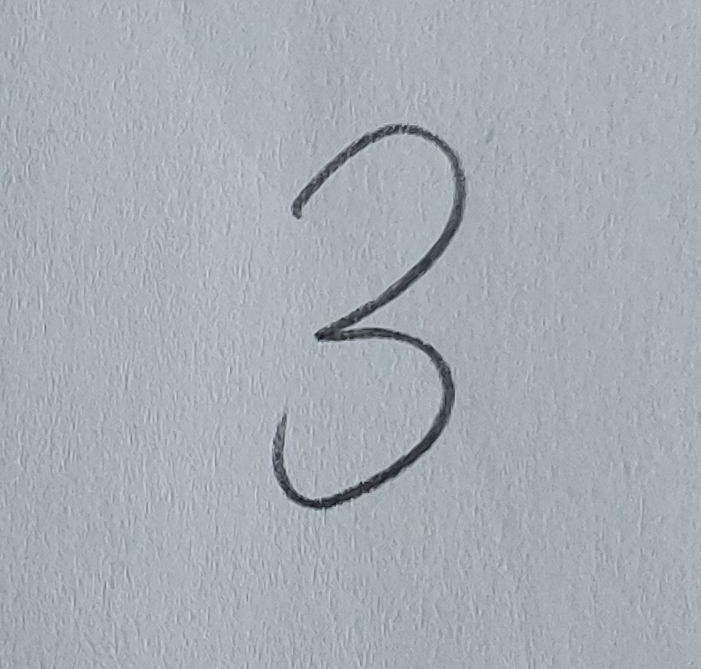
#> input picture bilder/3.png, 701 x 669 px; its folder holds only this picture in this run
$ python 'bild_pixel_zählen.py'
#> lines starting #> are read from the running program, lines starting #| are printed output that depends on the picture
import os
from PIL import Image

def verarbeite_bilder(ordnerpfad):
    """
    Verarbeitet alle Bilder in einem Ordner.
    :param ordnerpfad: Pfad zum Ordner mit den Bildern
    """
#> called with ordnerpfad = 'bilder/'
    # Liste der Dateien im Ordner
    bilder_dateien = [f for f in os.listdir(ordnerpfad) if f.lower().endswith(('.png', '.jpg', '.jpeg', '.bmp', '.gif'))]

    if not bilder_dateien:
        print("Keine Bilder im Ordner gefunden.")
        return

    print(f"{len(bilder_dateien)} Bilder gefunden. Verarbeitung beginnt...\n")

    for bilddatei in bilder_dateien:
        bildpfad = os.path.join(ordnerpfad, bilddatei)
        try:
            print(f"Verarbeite Bild: {bilddatei}")

            # a) Lade das Bild und wandle es in ein Graustufenbild um
            bild = Image.open(bildpfad).convert("L")

            # b) Ändere die Größe auf 28x28 Pixel
            bild = bild.resize((28, 28))
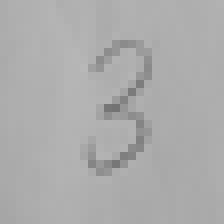
#> bild: PIL image 28x28 L (shown 8 times larger); min 115, max 184, mean 172

            # c) Erstelle eine Liste aller Pixelwerte
            pixelwerte = list(bild.getdata())
#> pixelwerte = 784 values, max 184 at index 234, min 115 at index 378, mean 172

            # d) Zähle Pixel mit einer Helligkeit über 200
            helle_pixel = sum(1 for pixel in pixelwerte if pixel > 200)
#> helle_pixel = 0

            print(f"  -> Anzahl der Pixel mit einer Helligkeit über 200: {helle_pixel}")
#|   -> Anzahl der Pixel mit einer Helligkeit über 200: 0

            # Optional: Speichere das verarbeitete Bild
            # verarbeiteter_bildpfad = os.path.join(ordnerpfad, f"verarbeitet_{bilddatei}")
            # bild.save(verarbeiteter_bildpfad)
            # print(f"  -> Verarbeitetes Bild gespeichert unter: {verarbeiteter_bildpfad}\n")
        except Exception as e:
            print(f"Fehler beim Verarbeiten von {bilddatei}: {e}")

# Ordnerpfad zu den Bildern (ersetzen durch den tatsächlichen Pfad)
ordnerpfad = "bilder/"  # Ordner mit den Bildern
verarbeite_bilder(ordnerpfad)

$ run again, on bilder/4.png
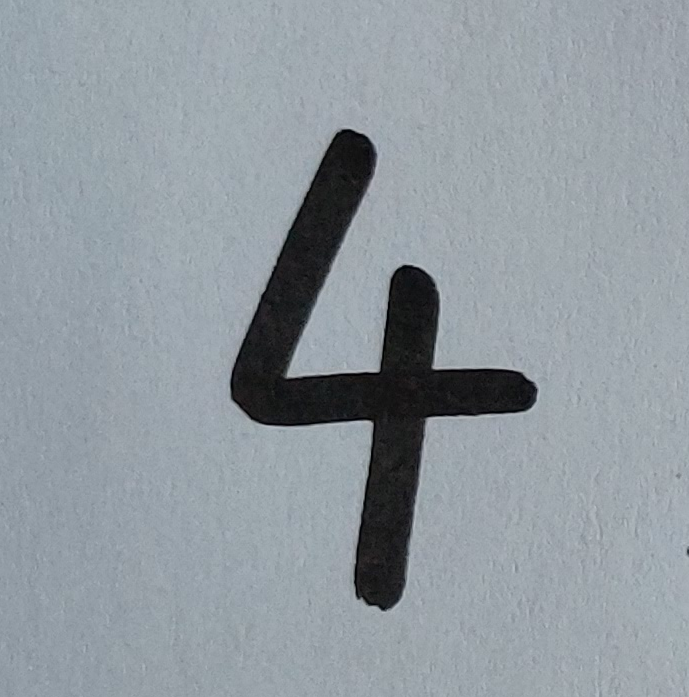
#> input picture bilder/4.png, 689 x 697 px
#> in verarbeite_bilder, `bild = bild.resize((28, 28))`:
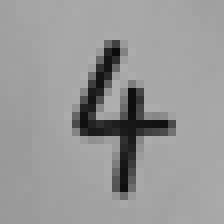
#> bild: PIL image 28x28 L (shown 8 times larger); min 11, max 175, mean 151.6
#> pixelwerte = 784 values, max 175 at index 378, min 11 at index 182, mean 151.6
#> helle_pixel = 0
#|   -> Anzahl der Pixel mit einer Helligkeit über 200: 0
